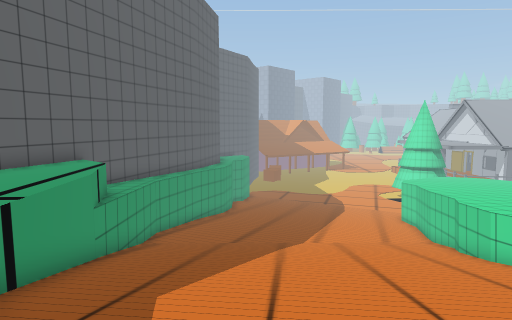
view 1 (above)

24 first-person views from a walk through a 3-D level made in the Unity game engine. The camera is 1.2 m above the floor, tilts 6° down and sees 75° across. The floor is counted in squares, 1 m on a side. Each view is taken from the middle of a square. On the plan, view 1 faces up. The plan holds only what a view shows up to about 14 squares ahead; the rest is blank. The place goes on beyond the plan. The player character is not drawn. Some surface patterns are stand-ins.

view 2
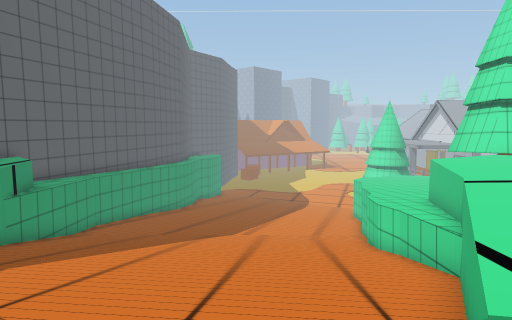

view 3
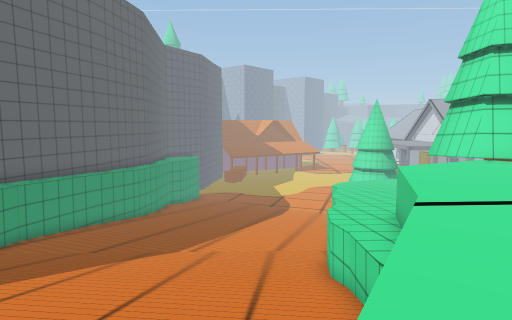

view 4
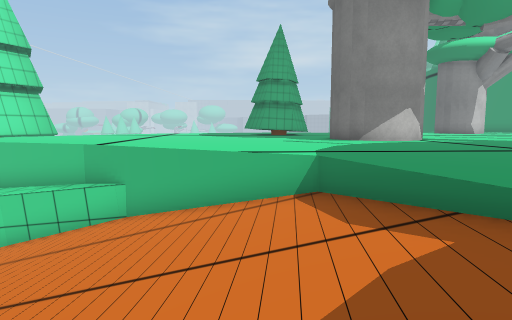

view 5
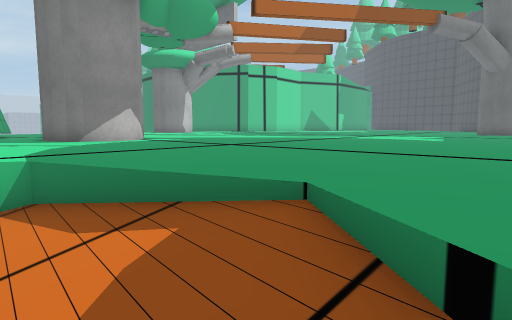

view 6
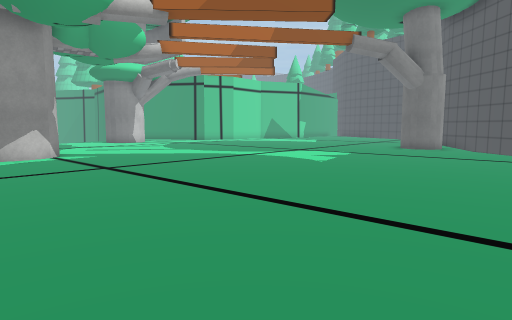

view 7
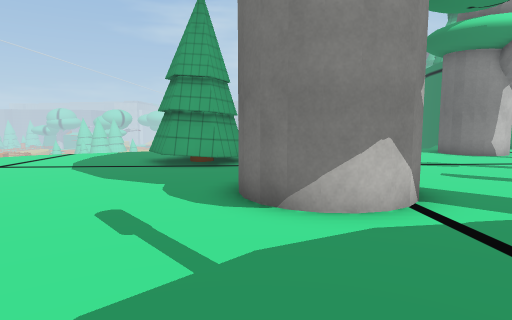

view 8
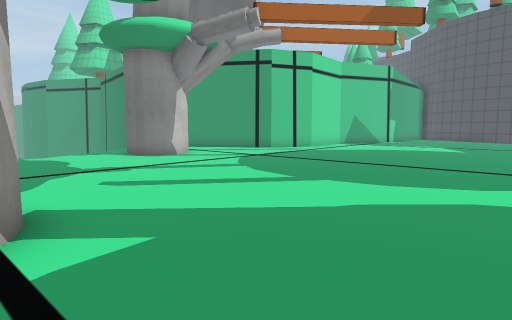

view 9
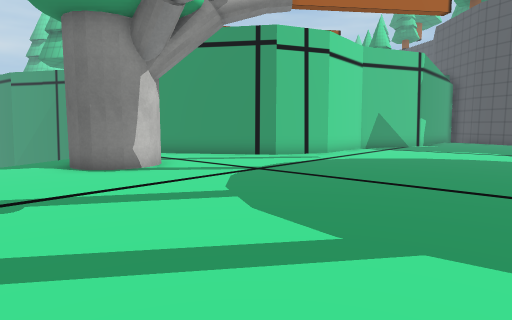

view 10
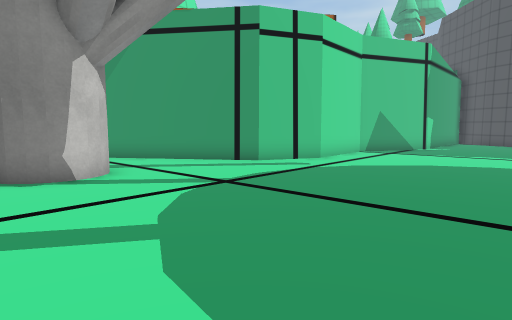

view 11
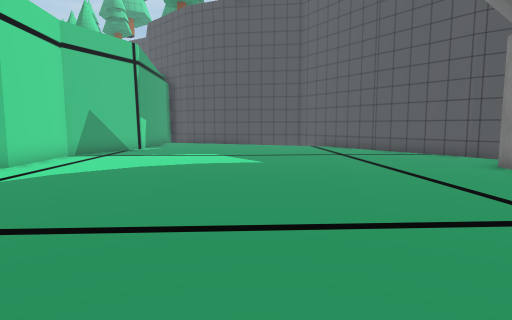

view 12
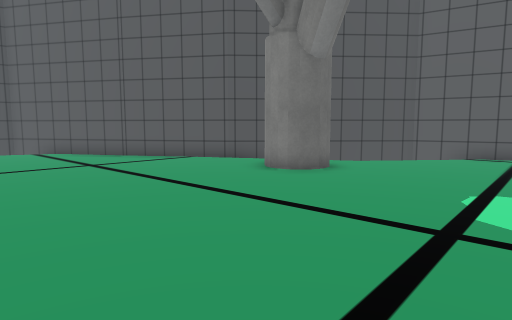

view 13
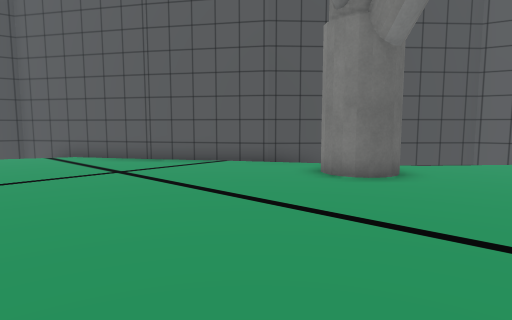

view 14
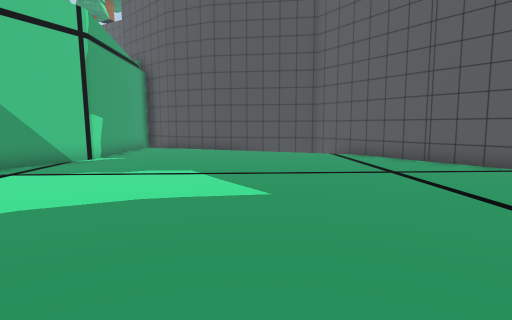

view 15
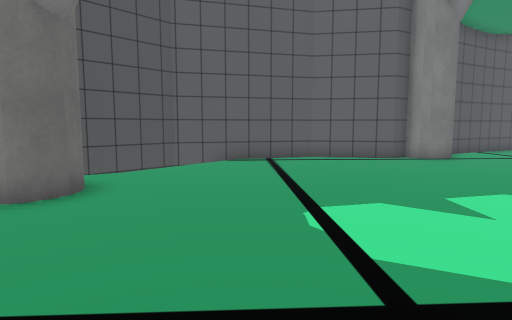

view 16
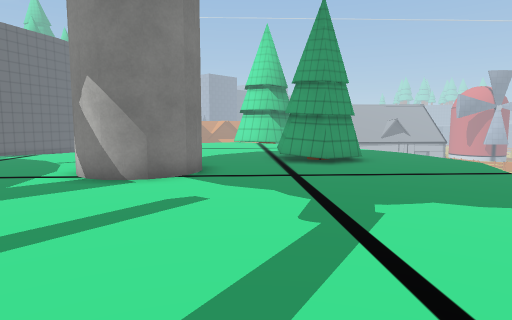

view 17
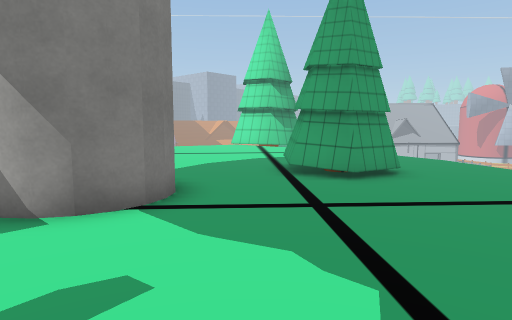

view 18
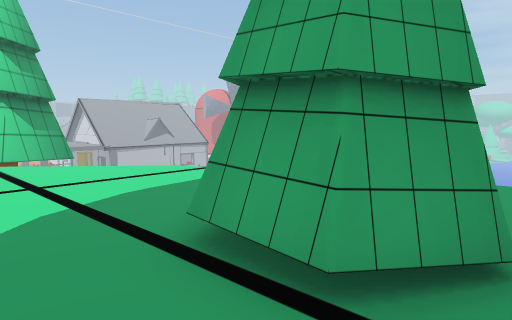

view 19
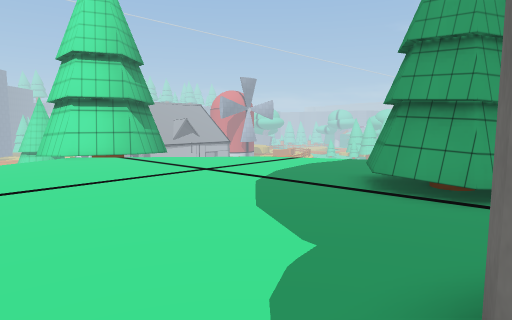

view 20
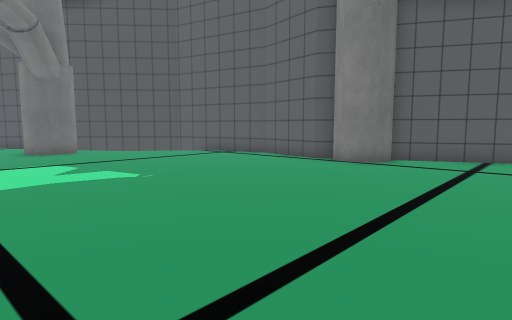

view 21
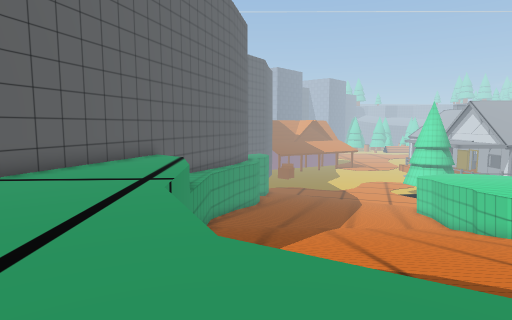

view 22
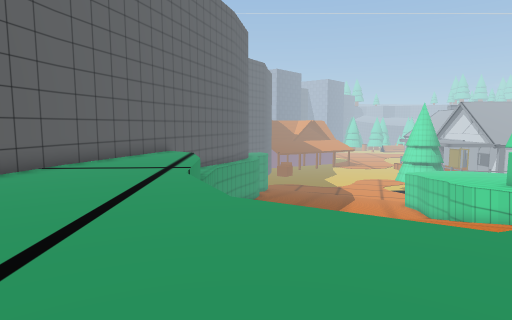

view 23
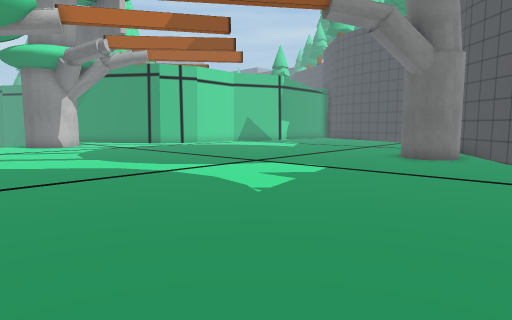

view 24
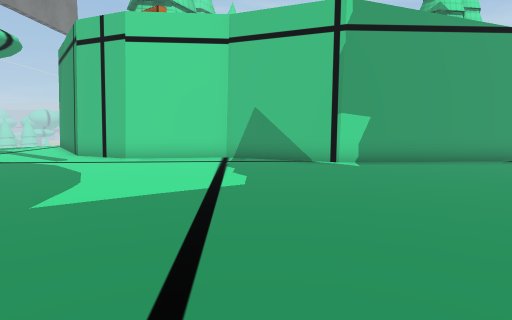

### Floor plan
Key: @ floor where view 1 was taken; # wall or solid block; . main floor; - floor 3.5 m lower than the main floor; _ floor 3.75 m lower than the main floor; < floor 7 m lower than the main floor; / step, stairs or slope; = window, fence, low wall or low ledge; ^ raised ledge; v drop or lower ground; O other object.
Columns run from 7 left of view 1 to 21 right of it. Each row starts with its distance up from view 1.
 15    #--_             O
 14    #///////////#    OO
 13  ###///////////# ^  OO
 12  ###//////////##^^ vOOO
 11 ##^#//////////##^v....v
 10 #..v//////////^^^......
  9 #..v//////////^^........v
  8 #..///////////^^.........v
  7 ...///////////^^..........
  6 ...///////////v...........v
  5 ...v//////////#............
  4 ..../////////#.............v
  3 ..../ ////////..............
  2 .....///////=.........OO ...<
  1  ....//////=..........OOO...<
  0   .....@//............OOO....
 -1   ...............## ........<
 -2    ..............###........<
 -3   ...............###........
 -4 #..........................v
 -5 ##.........................
 -6  #.........................v
 -7  ###........................
 -8    #........................v
 -9    #.....................###.
-10    #.....................##
-11   ##.....................##
-12   #..........................
-13   ##.........................
-14    #........................#
-15    #......................###
-16    #vv...................##
-17    ##vv..O...............#
-18     ##vv###.............##
-19      ## ###.............#
-20        ##...............#
-21         ##..............#
-22          #..............#
-23          ##.............#
-24           ##...........##
-25            #...........#
-26            ##..........#
-27             ##.........#
-28              #v........#

Where each view was taken, in squares from view 1:
view 1: 0 up, 0 right, facing up
view 2: 1 down, 3 right, facing up
view 3: 1 up, 5 right, facing up
view 4: 2 up, 1 left, facing right
view 5: 2 up, 1 left, facing down-right
view 6: 0 up, 4 left, facing down-right
view 7: 1 down, 5 right, facing right
view 8: 3 down, 6 right, facing down-right
view 9: 6 down, 9 right, facing down-right
view 10: 8 down, 10 right, facing down-right
view 11: 9 down, 10 right, facing down
view 12: 12 down, 10 right, facing down-left
view 13: 14 down, 10 right, facing down-left
view 14: 14 down, 10 right, facing down
view 15: 14 down, 8 right, facing left
view 16: 11 down, 14 right, facing up
view 17: 8 down, 14 right, facing up
view 18: 1 down, 13 right, facing up-right
view 19: 1 down, 9 right, facing up-right
view 20: 2 down, 6 right, facing down-left
view 21: 2 down, 2 left, facing up
view 22: 4 down, 2 left, facing up
view 23: 5 down, 2 left, facing down-right
view 24: 23 down, 5 right, facing right
